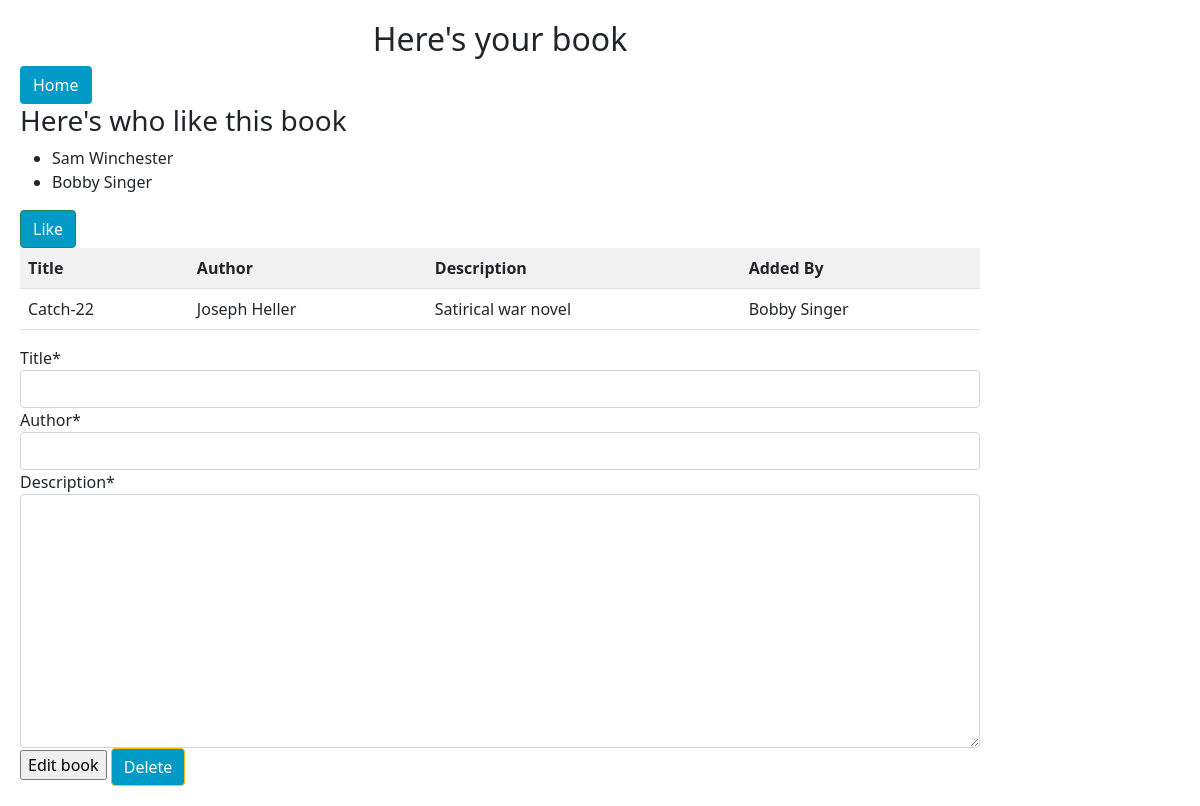
The app's page /home/51 (signed in) with its own data.
### fav/models.py (models this page shows)
class User(models.Model):
    first_name = models.TextField(max_length=255)
    last_name = models.TextField(max_length=255)
    email = models.EmailField(max_length=255)
    password = models.CharField(max_length=255)
    created_at = models.DateTimeField(auto_now_add=True)
    updated_at = models.DateTimeField(auto_now=True)
    objects = UserManager()

class Book(models.Model):
    title = models.CharField(max_length=255)
    author = models.CharField(null=True, max_length=255)
    description = models.CharField(max_length=255)
    created_at = models.DateTimeField(auto_now_add=True)
    updated_at = models.DateTimeField(auto_now=True)
    uploaded_by = models.ForeignKey(User, related_name="books_uploaded", on_delete=models.CASCADE)
    users_who_like = models.ManyToManyField(User, related_name="liked_books")
    objects = BookManager()

### fav/views.py (the view)
# urls.py: path('home/<int:book_id>', views.book),
def book(request, book_id):
    form = BookForm()
    context = {
        'book': Book.objects.get(id=book_id),
        'user': User.objects.get(id=request.session['user_id']),
        'bookform' : form,
    }
    return render(request, "book.html", context)

### fav/forms.py
class BookForm(forms.Form):
    title = forms.CharField(max_length=255)
    author = forms.CharField(max_length=255)
    description = forms.CharField(widget = forms.Textarea, max_length=255)

### fav/templates/book.html (shortened to what this page needs)
{% load crispy_forms_tags %}
<!DOCTYPE html>
<html>
    <head>
        {% load static %}
        <link href="https://cdn.jsdelivr.net/npm/bootstrap@5.0.0/dist/css/bootstrap.min.css" rel="stylesheet">
        <link rel="stylesheet" href="{% static 'css/style.css' %}">
    </head>
    <body>
        <div id="wrapper">
            <h2>Here's your book</h2>
            <a href="/home"><button class="btn">Home</button></a>
            <h3>Here's who like this book</h3>
                <ul>
                    {% for liked in book.users_who_like.all %}
                    <li>{{liked.first_name}} {{liked.last_name}}</li>
                    {% endfor %}
                </ul>
                {% if user in book.users_who_like.all %}
                <a href="/home/{{book.id}}/unfavorite" role="button" class="btn btn-warning">Dislike</a>
                {% else %}
                <a href="/home/{{book.id}}/favorite" role="button" class="btn btn-success">Like</a>
                {% endif %}
            <table class="table table-striped">
                <tr>
                    <th scope="col">Title</th>
                    <th scope="col">Author</th>
                    <th scope="col">Description</th>
                    <th scope="col">Added By</th>
                </tr>
                <tr>
                    <td>{{book.title}}</td>
                    <td>{{book.author}}</td>
                    <td>{{book.description}}</td>
                    <td>{{book.uploaded_by.first_name}} {{book.uploaded_by.last_name}}</td>
                </tr>
            </table>
            <div>
                <form action="/home/{{book.id}}/editbook" method="POST">
                    {{bookform|crispy}}
                    <input type="submit" value="Edit book">
                    <a href="/home/{{book.id}}/delete" class="btn btn-warning" method="POST">Delete</a>
                </form>
            </div>
        </div>
    </body>
</html>

### fav/static/css/style.css (style rules this page uses)
h2 { text-align: center; align-self: center; }
#wrapper { width: 1000px; padding: 20px; }
.btn { background-color: #009ac7; color: white; }

### records on screen
User: first_name "Sam", last_name "Winchester"
User: first_name "Bobby", last_name "Singer"
Book: title "Catch-22", author "Joseph Heller", description "Satirical war novel", uploaded_by.first_name "Bobby", uploaded_by.last_name "Singer"
